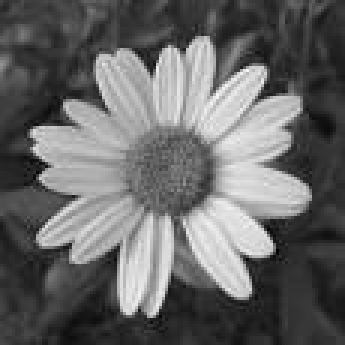
%> input picture Matlab Files/image2.jpg, 115 x 115 px (shown 3 times larger)
$ octave --eval "result = t2(imread('image2.jpg'));"   (GNU Octave 9; MATLAB toolbox functions it lacks are replaced by stand-ins)
%> lines starting %> are read from the running program, lines starting %| are printed output that depends on the picture
function bdip = t2(I)
%this function is used to calculate the bdip of the image.
%this will give us the feature extraction for the texture.
clc;
I = rgb2gray(I);
s=size(I);
%> s = [115 115]

w=1;
bs=2;
k = 0;
for i=w: bs : (s(1)-w)
  for j=w : bs : (s(2)-w)
        k =k +1;
       bl(:,:,k)=I((i):(i+1),(j):(j+1));
       cx(k) = mean(mean(bl(:,:,k)),2);
       mx(k) = max(max(bl(:,:,k)));
       sb(k) = sum(sum(bl(:,:,k)),2);
       di(k) = sb(k)/mx(k);

           d(k) = 4 - double(sb(k))/double(mx(k));

            bdip(i,j) = d(k)*100;
            du = cast(bdip,'uint8');


    end
end
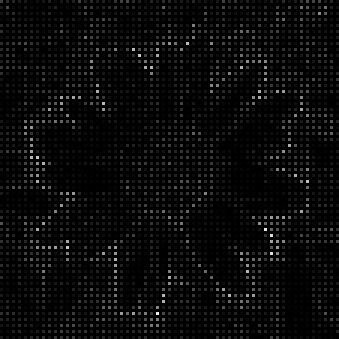
%> bdip: size 113x113 double (shown 3 times larger); min 0, max 241.7, mean 9.8
%> after the loop, cx = 3249 values, max 230.2 at index 2260, min 12.25 at index 1252, mean 103.9; d = 3249 values, max 2.42 at index 2991, min 0 at index 1003, mean 0.384; di = 3249 values, max 4 at index 2, min 2 at index 431, mean 3.74; k = 3249; mx = 3249 values, max 247 at index 669, min 13 at index 1252, mean 114.4; sb = 3249 values, max 921 at index 2260, min 49 at index 1252, mean 415.6
end
